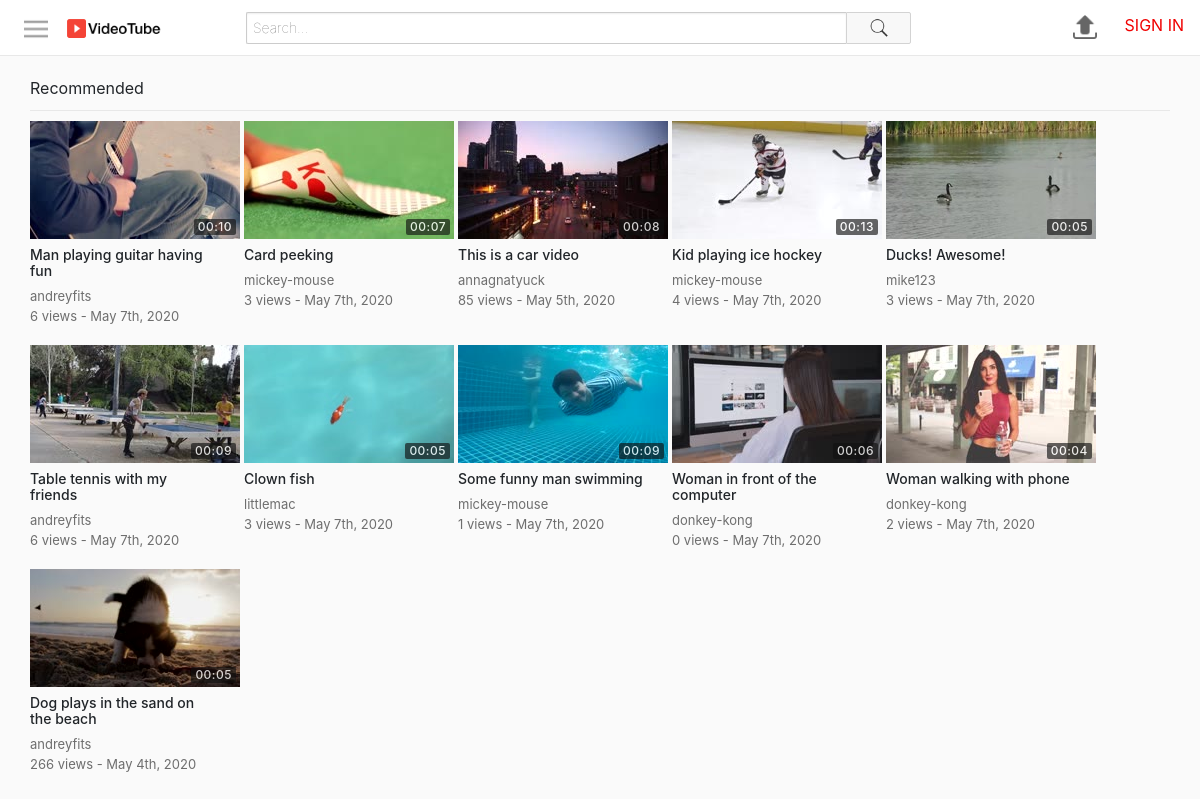
The page / on the database its author committed.
### tables this page shows
CREATE TABLE `videos` (
  `id` int(11) NOT NULL,
  `uploadedBy` varchar(50) NOT NULL,
  `title` varchar(70) NOT NULL,
  `description` varchar(1000) NOT NULL,
  `privacy` int(11) NOT NULL,
  `filePath` varchar(250) NOT NULL,
  `category` int(11) NOT NULL,
  `uploadDate` datetime NOT NULL DEFAULT current_timestamp(),
  `views` int(11) NOT NULL,
  `duration` varchar(10) NOT NULL
);

CREATE TABLE `thumbnails` (
  `id` int(11) NOT NULL,
  `videoId` int(11) NOT NULL,
  `filePath` varchar(250) NOT NULL,
  `selected` int(11) NOT NULL
);

### includes/classes/User.php (called while the page is built, shortened)
<?php
class User
{
	private $con, $sqlData;
	public function __construct($con, $username)
	{
		$this->con = $con;
		$query = $this->con->prepare("SELECT * FROM users WHERE username = :un");
		$query->bindParam(":un", $username);
		$query->execute();
		$this->sqlData = $query->fetch(PDO::FETCH_ASSOC);
	}
	public static function isLoggedIn()
	{
		return isset($_SESSION["userLoggedIn"]);
	}
	public function getUsername()
	{
		return $this->sqlData["username"] ?? ButtonProvider::$signInFunction;
	}
}

### includes/classes/Video.php (called while the page is built, shortened)
<?php
class Video
{
	private $con, $sqlData, $userLoggedInObj;
	public function __construct($con, $input, $userLoggedInObj)
	{
		$this->con = $con;
		if (is_array($input)) {
			$this->sqlData = $input;
		} else {
			$query = $this->con->prepare("SELECT * FROM videos WHERE id = :id");
			$query->bindParam(":id", $input);
			$query->execute();
			$this->sqlData = $query->fetch(PDO::FETCH_ASSOC);
		}
	}
	public function getId()
	{
		return $this->sqlData["id"];
	}
	public function getUploadedBy()
	{
		return $this->sqlData["uploadedBy"];
	}
	public function getTitle()
	{
		return $this->sqlData["title"];
	}
	public function getTimeStamp()
	{
		$date = $this->sqlData["uploadDate"];
		return date("M jS, Y", strtotime($date));
	}
	public function getViews()
	{
		return $this->sqlData["views"];
	}
	public function getDuration()
	{
		return $this->sqlData["duration"];
	}
	public function getThumbnail()
	{
		$query = $this->con->prepare("SELECT filePath FROM thumbnails WHERE videoId=:videoId AND selected=1");
		$query->bindParam(":videoId", $videoId);
		$videoId = $this->getId();
		$query->execute();
		return $query->fetchColumn();
	}
}

### includes/classes/VideoGridItem.php (the view)
<?php
class VideoGridItem
{
	private $video, $largeMode;
	public function __construct($video, $largeMode)
	{
		$this->video = $video;
		$this->largeMode = $largeMode;
	}
	public function create()
	{
		$thumbnail = $this->createThumbnail();
		$details = $this->createDetails();
		$url = "watch.php?id=" . $this->video->getId();
		return "<a href='$url'>
                    <div class='videoGridItem'>
                        $thumbnail
                        $details
                    </div>
                </a>";
	}
	private function createThumbnail()
	{
		$thumbnail = $this->video->getThumbnail();
		$duration = $this->video->getDuration();
		return "<div class='thumbnail'>
                    <img src='$thumbnail'>
                    <div class='duration'>
                        <span>$duration</span>
                    </div>
                </div>";
	}
	private function createDetails()
	{
		$title = $this->video->getTitle();
		$username = $this->video->getUploadedBy();
		$views = $this->video->getViews();
		$description = $this->createDescription();
		$timestamp = $this->video->getTimeStamp();
		return "<div class='details'>
                    <h3 class='title'>$title</h3>
                    <span class='username'>$username</span>
                    <div class='stats'>
                        <span class='viewCount'>$views views - </span>
                        <span class='timeStamp'>$timestamp</span>
                    </div>
                    $description
                </div>";
	}
	private function createDescription()
	{
		if (!$this->largeMode) {
			return "";
		} else {
			$description = $this->video->getDescription();
			$description = (strlen($description) > 350) ? substr($description, 0, 347) . "..." : $description;
			return "<span class='description'>$description</span>";
		}
	}
}

### includes/header.php (shortened to what this page needs)
<?php
require_once("includes/config.php");
require_once("includes/classes/ButtonProvider.php");
require_once("includes/classes/User.php");
require_once("includes/classes/Video.php");
require_once("includes/classes/VideoGrid.php");
require_once("includes/classes/VideoGridItem.php");
$usernameLoggedIn = User::isLoggedIn() ? $_SESSION["userLoggedIn"] : "";
$userLoggedInObj = new User($con, $usernameLoggedIn);
?>
<!DOCTYPE html>
<html>
<head>
    <link rel="stylesheet" href="https://stackpath.bootstrapcdn.com/bootstrap/4.4.1/css/bootstrap.min.css"
>
    <link rel="stylesheet" type="text/css" href="assets/css/style.css">
</head>
<body>
<div id="pageContainer">
    <div id="mastHeadContainer">
        <button class="navShowHide">
            <img src="assets/images/icons/menu.png" alt="Menu">
        </button>
        <a class="logoContainer" href="index.php">
            <img src="assets/images/icons/VideoTubeLogo.png" alt="Site logo" title="Logo">
        </a>
        <div class="searchBarContainer">
            <form action="search.php" method="get">
                <input type="text" class="searchBar" name="term" placeholder="Search...">
                <button class="searchButton">
                    <img src="assets/images/icons/search.png" alt="Search button">
                </button>
            </form>
        </div>
        <div class="rightIcons">
            <a href="upload.php">
                <img src="assets/images/icons/upload.png" alt="Upload">
            </a>
			<?php echo ButtonProvider::createUserProfileNavigationButton($con, $userLoggedInObj->getUsername()); ?>
        </div>
    </div>
    <div id="mainSectionContainer">
        <div id="mainContentContainer">

### includes/classes/ButtonProvider.php (shortened to what this page needs)
<?php
class ButtonProvider
{
	public static function createUserProfileNavigationButton($con, $username)
	{
		if (User::isLoggedIn()) {
			return ButtonProvider::createUserProfileButton($con, $username);
		} else {
			return "<a href='signIn.php'>
                        <span class='signInLink'>SIGN IN</span>
                    </a>";
		}
	}
}

### index.php (shortened to what this page needs)
<?php require_once("includes/header.php"); ?>
<div class="videoSection">
    <?php
    $videoGrid = new VideoGrid($con, $userLoggedInObj->getUsername());
    echo $videoGrid->create(null, "Recommended", false);
    ?>
</div>
<?php require_once("includes/footer.php"); ?>

### includes/classes/VideoGrid.php (shortened to what this page needs)
<?php
class VideoGrid
{
	private $con, $userLoggedInObj;
	private $largeMode = false;
	private $gridClass = "videoGrid";
	public function __construct($con, $userLoggedInObj)
	{
		$this->con = $con;
		$this->userLoggedInObj = $userLoggedInObj;
	}
	public function create($videos, $title, $showFilter)
	{
		if ($videos == null) {
			$gridItems = $this->generateItems();
		} else {
			$gridItems = $this->generateItemsFromVideos($videos);
		}
		$header = "";
		if ($title != null) {
			$header = $this->createGridHeader($title, $showFilter);
		}
		return "$header
				<div class='$this->gridClass'>
					$gridItems
                </div>";
	}
	public function generateItems()
	{
		$query = $this->con->prepare("SELECT * FROM videos ORDER BY RAND() LIMIT 15");
		$query->execute();
		$elementsHtml = "";
		while ($row = $query->fetch(PDO::FETCH_ASSOC)) {
			$video = new Video($this->con, $row, $this->userLoggedInObj);
			$item = new VideoGridItem($video, $this->largeMode);
			$elementsHtml .= $item->create();
		}
		return $elementsHtml;
	}
	public function createGridHeader($title, $showFilter)
	{
		$filter = "";
		return "<div class='videoGridHeader'>
                        <div class='left'>
                            $title
                        </div>
                        $filter
                    </div>";
	}
}

### includes/footer.php
</div>
</div>
</div>
</body>
</html>

### assets/css/style.css (style rules this page uses)
html, body { height: 100%; padding: 0; margin: 0; }
#pageContainer { width: 100%; height: 100%; background-color: #fafafa; }
#mastHeadContainer { width: 100%; height: 56px; position: fixed; top: 0; left: 0; padding: 7px 16px; box-sizing: border-box; border-bottom: 1px solid #e8e8e8; background-color: #ffffff; z-index: 1; display: flex; align-items: center; }
#mastHeadContainer button:not(.searchButton), #mastHeadContainer .rightIcons img { cursor: pointer; width: 40px; height: 40px; padding: 8px; box-sizing: border-box; border: none; background-color: transparent; outline: none; }
#mastHeadContainer .rightIcons { height: 100%; }
#mastHeadContainer button img { width: 100%; }
#mastHeadContainer .logoContainer { width: 150px; }
#mastHeadContainer .logoContainer img { height: 25px; margin-left: 8px; }
#mainSectionContainer { padding-top: 56px; display: flex; }
#mainContentContainer { padding: 10px 30px; display: flex; flex: 1; background-color: #fafafa; box-sizing: border-box; }
#mastHeadContainer .searchBarContainer { margin: 0 40px; flex: 1; display: flex; }
#mastHeadContainer .searchBarContainer form { flex: 1; display: flex; }
#mastHeadContainer .searchBarContainer .searchBar { flex: 1; max-width: 600px; color: #111111; padding: 2px 6px; font-size: 14px; font-weight: 100; border: 1px solid #cccccc; border-top-left-radius: 2px; border-bottom-left-radius: 2px; border-right: none; height: 32px; box-shadow: #eeeeee 0 1px 2px 0 inset; }
#mastHeadContainer .searchBarContainer .searchButton { height: 32px; background-color: #f8f8f8; border: 1px solid #d3d3d3; border-bottom-right-radius: 2px; border-top-right-radius: 2px; cursor: pointer; width: 65px; }
#mastHeadContainer .searchBarContainer .searchButton img { height: 20px; width: 20px; margin-bottom: 2px; }
.videoGrid { display: flex; flex-wrap: wrap; }
.videoGridItem { height: 200px; margin-right: 4px; margin-bottom: 24px; }
.videoGridItem .thumbnail { width: 210px; height: 118px; position: relative; }
.videoGridItem .thumbnail img { width: 100%; height: 100%; }
.videoGridItem .thumbnail .duration { bottom: 0; right: 0; position: absolute; margin: 4px; color: #ffffff; background-color: rgba(17, 17, 17, 0.8); opacity: 0.8; padding: 2px 4px; border-radius: 2px; letter-spacing: 0.5px; font-size: 12px; font-weight: 500; line-height: 12px; }
.videoGridItem .details { padding-right: 24px; position: relative; cursor: pointer; display: flex; flex-direction: column; width: 210px; }
.videoGridItem .details .title { margin: 8px 0; max-height: 32px; overflow: hidden; font-size: 14px; font-weight: 500; line-height: 16px; color: #212529; }
.videoGridItem .details .username, .videoGridItem .details .stats { color: rgba(17, 17, 17, 0.6); font-size: 13px; overflow-x: hidden; text-overflow: ellipsis; white-space: nowrap; }
.videoGridHeader { display: flex; margin: 10px 0; padding-bottom: 10px; border-bottom: 1px solid #e8e8e8; }
.videoGridHeader div { flex: 1; }
.signInLink { color: #f00000; margin-left: 15px; }

### rows shown on the page
videos: thumbnails.filePath (picture), duration "00:10", title "Man playing guitar having fun", uploadedBy "andreyfits", views "6", uploadDate "May 7th, 2020"
videos: thumbnails.filePath (picture), duration "00:07", title "Card peeking", uploadedBy "mickey-mouse", views "3", uploadDate "May 7th, 2020"
videos: thumbnails.filePath (picture), duration "00:08", title "This is a car video", uploadedBy "annagnatyuck", views "85", uploadDate "May 5th, 2020"
videos: thumbnails.filePath (picture), duration "00:13", title "Kid playing ice hockey", uploadedBy "mickey-mouse", views "4", uploadDate "May 7th, 2020"
videos: thumbnails.filePath (picture), duration "00:05", title "Ducks! Awesome!", uploadedBy "mike123", views "3", uploadDate "May 7th, 2020"
videos: thumbnails.filePath (picture), duration "00:09", title "Table tennis with my friends", uploadedBy "andreyfits", views "6", uploadDate "May 7th, 2020"
videos: thumbnails.filePath (picture), duration "00:05", title "Clown fish", uploadedBy "littlemac", views "3", uploadDate "May 7th, 2020"
videos: thumbnails.filePath (picture), duration "00:09", title "Some funny man swimming", uploadedBy "mickey-mouse", views "1", uploadDate "May 7th, 2020"
videos: thumbnails.filePath (picture), duration "00:06", title "Woman in front of the computer", uploadedBy "donkey-kong", views "0", uploadDate "May 7th, 2020"
videos: thumbnails.filePath (picture), duration "00:04", title "Woman walking with phone", uploadedBy "donkey-kong", views "2", uploadDate "May 7th, 2020"
videos: thumbnails.filePath (picture), duration "00:05", title "Dog plays in the sand on the beach", uploadedBy "andreyfits", views "266", uploadDate "May 4th, 2020"

### other values the page prints
$title "Recommended"
